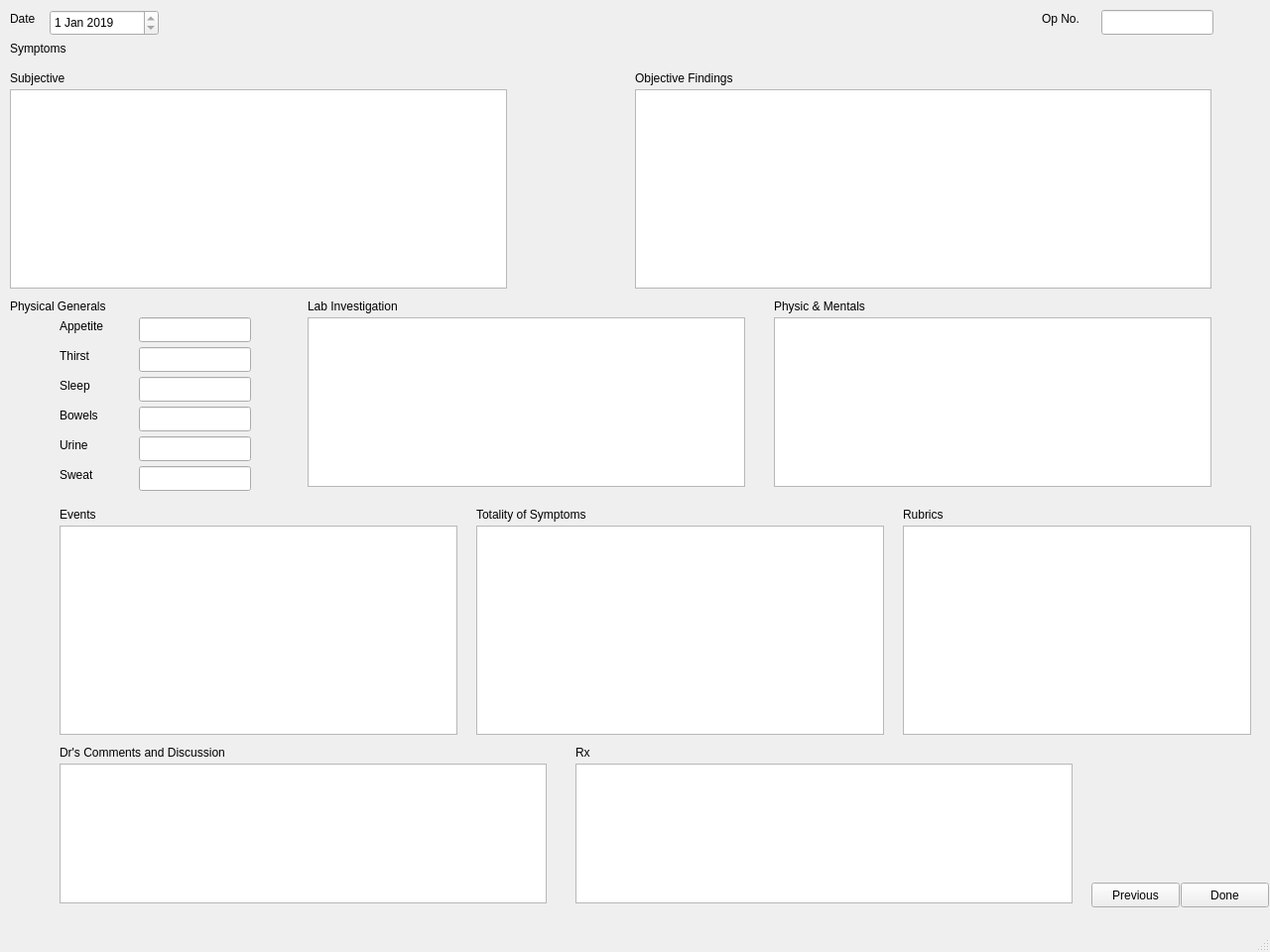
<?xml version="1.0" encoding="UTF-8"?>
<ui version="4.0">
 <class>HistoryWindow</class>
 <widget class="QMainWindow" name="HistoryWindow">
  <property name="geometry">
   <rect>
    <x>0</x>
    <y>0</y>
    <width>1280</width>
    <height>960</height>
   </rect>
  </property>
  <property name="windowTitle">
   <string>MainWindow</string>
  </property>
  <widget class="QWidget" name="centralwidget">
   <widget class="QLabel" name="label">
    <property name="geometry">
     <rect>
      <x>10</x>
      <y>10</y>
      <width>31</width>
      <height>17</height>
     </rect>
    </property>
    <property name="text">
     <string>Date</string>
    </property>
   </widget>
   <widget class="QDateEdit" name="date">
    <property name="geometry">
     <rect>
      <x>50</x>
      <y>10</y>
      <width>110</width>
      <height>26</height>
     </rect>
    </property>
    <property name="readOnly">
     <bool>true</bool>
    </property>
    <property name="date">
     <date>
      <year>2019</year>
      <month>1</month>
      <day>1</day>
     </date>
    </property>
   </widget>
   <widget class="QLabel" name="label_2">
    <property name="geometry">
     <rect>
      <x>10</x>
      <y>40</y>
      <width>71</width>
      <height>17</height>
     </rect>
    </property>
    <property name="text">
     <string>Symptoms</string>
    </property>
   </widget>
   <widget class="QLabel" name="label_3">
    <property name="geometry">
     <rect>
      <x>10</x>
      <y>70</y>
      <width>71</width>
      <height>17</height>
     </rect>
    </property>
    <property name="text">
     <string>Subjective</string>
    </property>
   </widget>
   <widget class="QTextEdit" name="subjective">
    <property name="geometry">
     <rect>
      <x>10</x>
      <y>90</y>
      <width>501</width>
      <height>201</height>
     </rect>
    </property>
    <property name="readOnly">
     <bool>false</bool>
    </property>
   </widget>
   <widget class="QLabel" name="label_4">
    <property name="geometry">
     <rect>
      <x>640</x>
      <y>70</y>
      <width>131</width>
      <height>17</height>
     </rect>
    </property>
    <property name="text">
     <string>Objective Findings</string>
    </property>
   </widget>
   <widget class="QTextEdit" name="objective">
    <property name="geometry">
     <rect>
      <x>640</x>
      <y>90</y>
      <width>581</width>
      <height>201</height>
     </rect>
    </property>
    <property name="readOnly">
     <bool>false</bool>
    </property>
   </widget>
   <widget class="QLabel" name="label_5">
    <property name="geometry">
     <rect>
      <x>10</x>
      <y>300</y>
      <width>121</width>
      <height>17</height>
     </rect>
    </property>
    <property name="text">
     <string>Physical Generals</string>
    </property>
   </widget>
   <widget class="QLabel" name="label_6">
    <property name="geometry">
     <rect>
      <x>60</x>
      <y>320</y>
      <width>67</width>
      <height>17</height>
     </rect>
    </property>
    <property name="text">
     <string>Appetite</string>
    </property>
   </widget>
   <widget class="QLabel" name="label_7">
    <property name="geometry">
     <rect>
      <x>60</x>
      <y>350</y>
      <width>67</width>
      <height>17</height>
     </rect>
    </property>
    <property name="text">
     <string>Thirst</string>
    </property>
   </widget>
   <widget class="QLineEdit" name="appetite">
    <property name="geometry">
     <rect>
      <x>140</x>
      <y>320</y>
      <width>113</width>
      <height>25</height>
     </rect>
    </property>
   </widget>
   <widget class="QLineEdit" name="thirst">
    <property name="geometry">
     <rect>
      <x>140</x>
      <y>350</y>
      <width>113</width>
      <height>25</height>
     </rect>
    </property>
   </widget>
   <widget class="QLabel" name="label_8">
    <property name="geometry">
     <rect>
      <x>60</x>
      <y>380</y>
      <width>67</width>
      <height>17</height>
     </rect>
    </property>
    <property name="text">
     <string>Sleep</string>
    </property>
   </widget>
   <widget class="QLineEdit" name="sleep">
    <property name="geometry">
     <rect>
      <x>140</x>
      <y>380</y>
      <width>113</width>
      <height>25</height>
     </rect>
    </property>
   </widget>
   <widget class="QLabel" name="label_9">
    <property name="geometry">
     <rect>
      <x>60</x>
      <y>410</y>
      <width>67</width>
      <height>17</height>
     </rect>
    </property>
    <property name="text">
     <string>Bowels</string>
    </property>
   </widget>
   <widget class="QLineEdit" name="bowel">
    <property name="geometry">
     <rect>
      <x>140</x>
      <y>410</y>
      <width>113</width>
      <height>25</height>
     </rect>
    </property>
   </widget>
   <widget class="QLabel" name="label_10">
    <property name="geometry">
     <rect>
      <x>60</x>
      <y>440</y>
      <width>67</width>
      <height>17</height>
     </rect>
    </property>
    <property name="text">
     <string>Urine</string>
    </property>
   </widget>
   <widget class="QLineEdit" name="urine">
    <property name="geometry">
     <rect>
      <x>140</x>
      <y>440</y>
      <width>113</width>
      <height>25</height>
     </rect>
    </property>
   </widget>
   <widget class="QLabel" name="label_11">
    <property name="geometry">
     <rect>
      <x>60</x>
      <y>470</y>
      <width>67</width>
      <height>17</height>
     </rect>
    </property>
    <property name="text">
     <string>Sweat</string>
    </property>
   </widget>
   <widget class="QLineEdit" name="sweat">
    <property name="geometry">
     <rect>
      <x>140</x>
      <y>470</y>
      <width>113</width>
      <height>25</height>
     </rect>
    </property>
   </widget>
   <widget class="QLabel" name="label_12">
    <property name="geometry">
     <rect>
      <x>310</x>
      <y>300</y>
      <width>121</width>
      <height>17</height>
     </rect>
    </property>
    <property name="text">
     <string>Lab Investigation</string>
    </property>
   </widget>
   <widget class="QTextEdit" name="lab">
    <property name="geometry">
     <rect>
      <x>310</x>
      <y>320</y>
      <width>441</width>
      <height>171</height>
     </rect>
    </property>
   </widget>
   <widget class="QLabel" name="pam">
    <property name="geometry">
     <rect>
      <x>780</x>
      <y>300</y>
      <width>121</width>
      <height>17</height>
     </rect>
    </property>
    <property name="text">
     <string>Physic &amp; Mentals</string>
    </property>
   </widget>
   <widget class="QTextEdit" name="textEdit_2">
    <property name="geometry">
     <rect>
      <x>780</x>
      <y>320</y>
      <width>441</width>
      <height>171</height>
     </rect>
    </property>
   </widget>
   <widget class="QLabel" name="label_13">
    <property name="geometry">
     <rect>
      <x>60</x>
      <y>510</y>
      <width>67</width>
      <height>17</height>
     </rect>
    </property>
    <property name="text">
     <string>Events</string>
    </property>
   </widget>
   <widget class="QTextEdit" name="events">
    <property name="geometry">
     <rect>
      <x>60</x>
      <y>530</y>
      <width>401</width>
      <height>211</height>
     </rect>
    </property>
   </widget>
   <widget class="QLabel" name="label_14">
    <property name="geometry">
     <rect>
      <x>480</x>
      <y>510</y>
      <width>151</width>
      <height>17</height>
     </rect>
    </property>
    <property name="text">
     <string>Totality of Symptoms</string>
    </property>
   </widget>
   <widget class="QTextEdit" name="totality">
    <property name="geometry">
     <rect>
      <x>480</x>
      <y>530</y>
      <width>411</width>
      <height>211</height>
     </rect>
    </property>
   </widget>
   <widget class="QLabel" name="label_15">
    <property name="geometry">
     <rect>
      <x>60</x>
      <y>750</y>
      <width>211</width>
      <height>17</height>
     </rect>
    </property>
    <property name="text">
     <string>Dr's Comments and Discussion</string>
    </property>
   </widget>
   <widget class="QTextEdit" name="comments">
    <property name="geometry">
     <rect>
      <x>60</x>
      <y>770</y>
      <width>491</width>
      <height>141</height>
     </rect>
    </property>
   </widget>
   <widget class="QLabel" name="label_16">
    <property name="geometry">
     <rect>
      <x>580</x>
      <y>750</y>
      <width>67</width>
      <height>17</height>
     </rect>
    </property>
    <property name="text">
     <string>Rx</string>
    </property>
   </widget>
   <widget class="QTextEdit" name="rx">
    <property name="geometry">
     <rect>
      <x>580</x>
      <y>770</y>
      <width>501</width>
      <height>141</height>
     </rect>
    </property>
   </widget>
   <widget class="QLabel" name="label_17">
    <property name="geometry">
     <rect>
      <x>1050</x>
      <y>10</y>
      <width>67</width>
      <height>17</height>
     </rect>
    </property>
    <property name="text">
     <string>Op No.</string>
    </property>
   </widget>
   <widget class="QLineEdit" name="op_no">
    <property name="geometry">
     <rect>
      <x>1110</x>
      <y>10</y>
      <width>113</width>
      <height>25</height>
     </rect>
    </property>
    <property name="readOnly">
     <bool>true</bool>
    </property>
   </widget>
   <widget class="QPushButton" name="prevButton">
    <property name="geometry">
     <rect>
      <x>1100</x>
      <y>890</y>
      <width>89</width>
      <height>25</height>
     </rect>
    </property>
    <property name="text">
     <string>Previous</string>
    </property>
   </widget>
   <widget class="QPushButton" name="doneButton">
    <property name="geometry">
     <rect>
      <x>1190</x>
      <y>890</y>
      <width>89</width>
      <height>25</height>
     </rect>
    </property>
    <property name="text">
     <string>Done</string>
    </property>
   </widget>
   <widget class="QTextEdit" name="textEdit">
    <property name="geometry">
     <rect>
      <x>910</x>
      <y>530</y>
      <width>351</width>
      <height>211</height>
     </rect>
    </property>
   </widget>
   <widget class="QLabel" name="label_18">
    <property name="geometry">
     <rect>
      <x>910</x>
      <y>510</y>
      <width>67</width>
      <height>17</height>
     </rect>
    </property>
    <property name="text">
     <string>Rubrics</string>
    </property>
   </widget>
  </widget>
  <widget class="QMenuBar" name="menubar">
   <property name="geometry">
    <rect>
     <x>0</x>
     <y>0</y>
     <width>1280</width>
     <height>22</height>
    </rect>
   </property>
  </widget>
  <widget class="QStatusBar" name="statusbar"/>
 </widget>
 <resources/>
 <connections/>
</ui>
